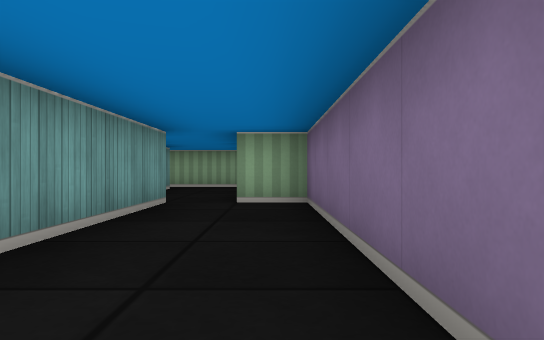
view 1 (above)

15 first-person views from a walk through a cub3D ray-caster map. The camera is about half as high as the walls, looks level and sees 70° across. The floor is counted in squares. Each view is taken from the middle of a square. On the plan, view 1 faces up. The plan holds only what a view shows up to about 9 squares ahead; the rest is blank. The place goes on beyond the plan.

view 2
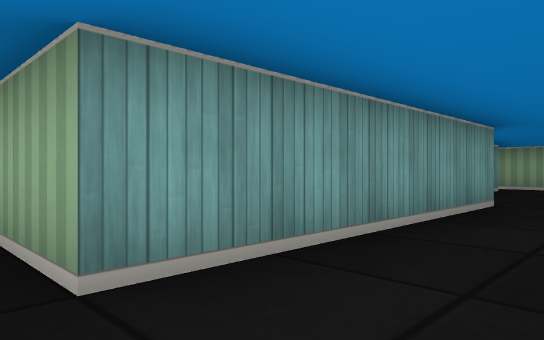

view 3
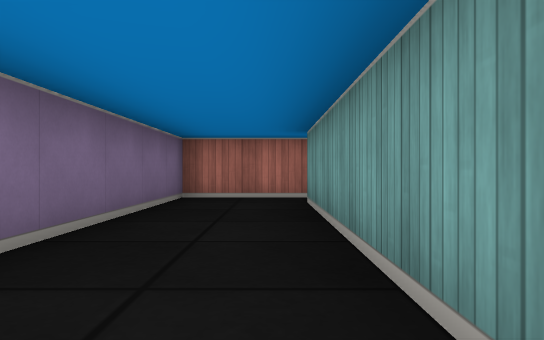

view 4
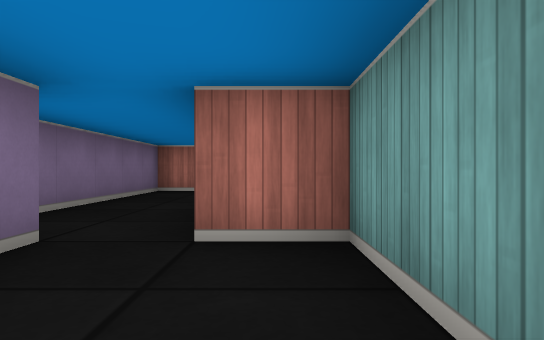

view 5
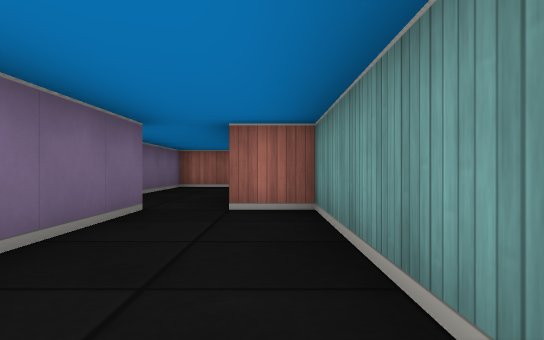

view 6
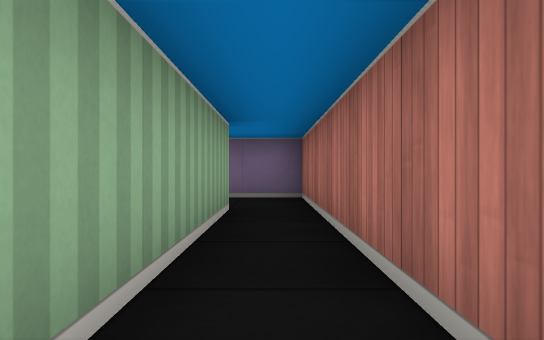

view 7
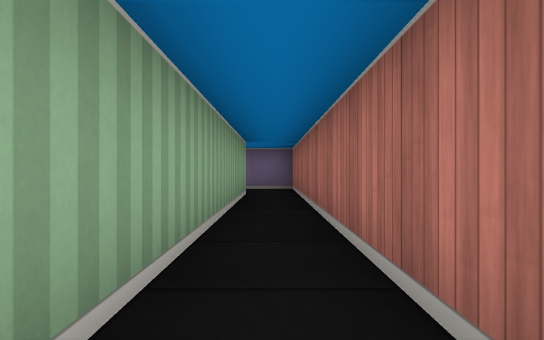

view 8
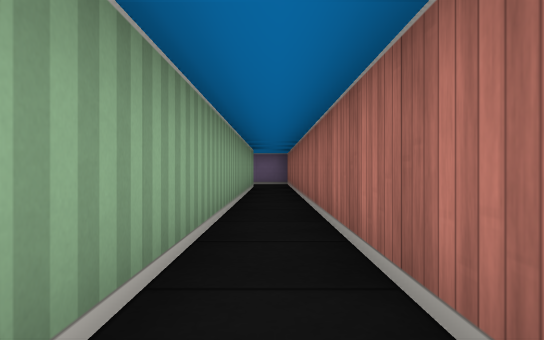

view 9
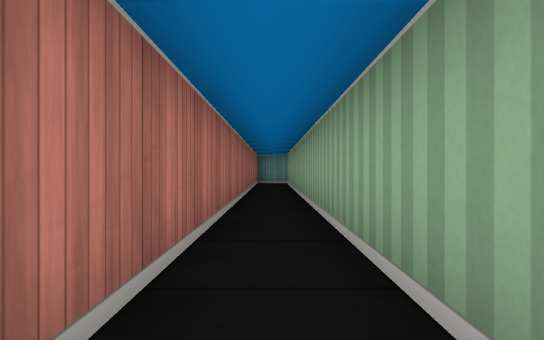

view 10
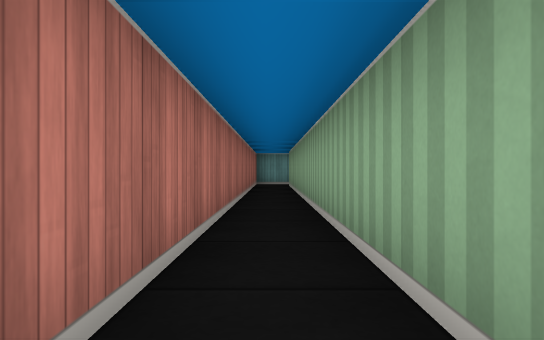

view 11
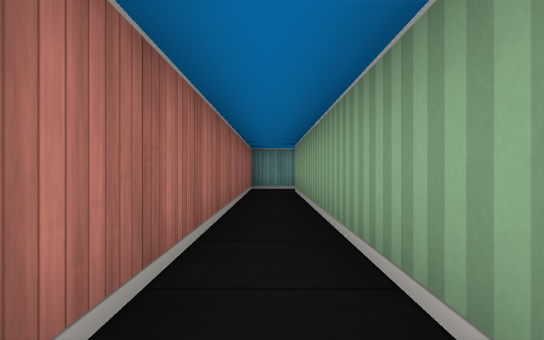

view 12
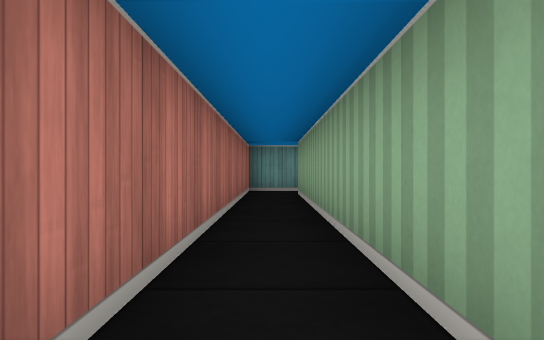

view 13
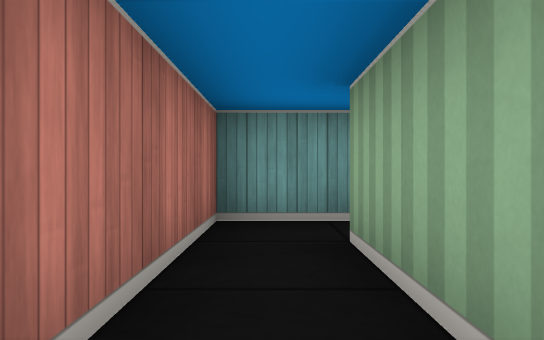

view 14
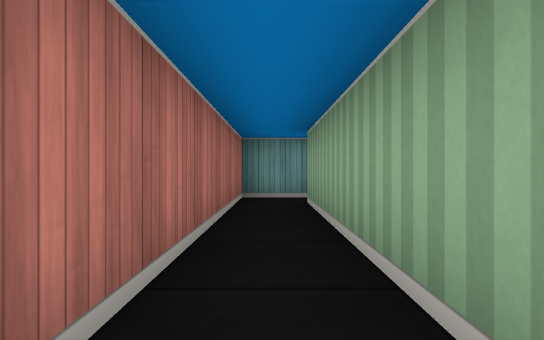

view 15
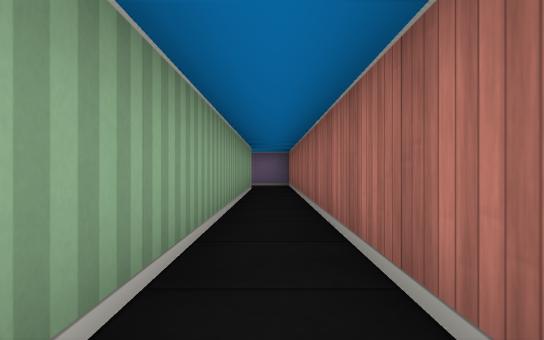

### Floor plan
Points are (right, up) in squares from view 1. A wall is a line through its corners. A room is listed if a view was taken in it or the views show most of it. See-through windows are left out.
Room 1 (views 1, 2, 6, 7, 8, 9, 10, 11, 12, 13, 14, 15)
walls: (-1.5, 4.5) (-1.5, 0.5) (-21.5, 0.5); (-22.5, 0.8) (-22.5, -0.5) (0.5, -0.5) (0.5, 5.5) (-0.5, 5.5)
ways out: opening at (-1, 5) to room 2; opening at (-22, 1)
Room 2 (views 3, 4, 5)
walls: (-2.5, 9.5) (-2.5, 5.5) (-1.5, 5.5) (-1.5, 4.5); (-0.5, 5.5) (-0.5, 7.9); (-1.8, 10.5) (-2.2, 10.5)
ways out: opening at (-1, 5) to room 1

Where each view was taken, in squares from view 1:
view 1: 0 up, 0 right, facing up
view 2: 0 up, 0 right, facing up-left
view 3: 6 up, 1 left, facing down
view 4: 8 up, 2 left, facing down
view 5: 10 up, 2 left, facing down
view 6: 0 up, 6 left, facing right
view 7: 0 up, 9 left, facing right
view 8: 0 up, 12 left, facing right
view 9: 0 up, 9 left, facing left
view 10: 0 up, 10 left, facing left
view 11: 0 up, 13 left, facing left
view 12: 0 up, 14 left, facing left
view 13: 0 up, 19 left, facing left
view 14: 0 up, 16 left, facing left
view 15: 0 up, 11 left, facing right
